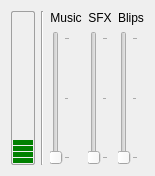
<?xml version="1.0" encoding="UTF-8"?>
<ui version="4.0">
 <class>Mixer</class>
 <widget class="QWidget" name="Mixer">
  <property name="geometry">
   <rect>
    <x>0</x>
    <y>0</y>
    <width>146</width>
    <height>176</height>
   </rect>
  </property>
  <property name="sizePolicy">
   <sizepolicy hsizetype="Maximum" vsizetype="Maximum">
    <horstretch>0</horstretch>
    <verstretch>0</verstretch>
   </sizepolicy>
  </property>
  <property name="maximumSize">
   <size>
    <width>170</width>
    <height>300</height>
   </size>
  </property>
  <property name="windowTitle">
   <string>Form</string>
  </property>
  <layout class="QGridLayout" name="gridLayout">
   <item row="0" column="2">
    <widget class="QLabel" name="label_music">
     <property name="text">
      <string>Music</string>
     </property>
     <property name="alignment">
      <set>Qt::AlignCenter</set>
     </property>
    </widget>
   </item>
   <item row="0" column="3">
    <widget class="QLabel" name="label_sfx">
     <property name="text">
      <string>SFX</string>
     </property>
     <property name="alignment">
      <set>Qt::AlignCenter</set>
     </property>
    </widget>
   </item>
   <item row="0" column="4">
    <widget class="QLabel" name="label_blips">
     <property name="text">
      <string>Blips</string>
     </property>
     <property name="alignment">
      <set>Qt::AlignCenter</set>
     </property>
    </widget>
   </item>
   <item row="1" column="2">
    <widget class="QSlider" name="music_slider">
     <property name="focusPolicy">
      <enum>Qt::TabFocus</enum>
     </property>
     <property name="maximum">
      <number>100</number>
     </property>
     <property name="orientation">
      <enum>Qt::Vertical</enum>
     </property>
     <property name="tickPosition">
      <enum>QSlider::TicksBelow</enum>
     </property>
     <property name="tickInterval">
      <number>50</number>
     </property>
    </widget>
   </item>
   <item row="1" column="3">
    <widget class="QSlider" name="sfx_slider">
     <property name="focusPolicy">
      <enum>Qt::TabFocus</enum>
     </property>
     <property name="maximum">
      <number>100</number>
     </property>
     <property name="orientation">
      <enum>Qt::Vertical</enum>
     </property>
     <property name="tickPosition">
      <enum>QSlider::TicksBelow</enum>
     </property>
     <property name="tickInterval">
      <number>50</number>
     </property>
    </widget>
   </item>
   <item row="1" column="4">
    <widget class="QSlider" name="blips_slider">
     <property name="focusPolicy">
      <enum>Qt::TabFocus</enum>
     </property>
     <property name="maximum">
      <number>100</number>
     </property>
     <property name="orientation">
      <enum>Qt::Vertical</enum>
     </property>
     <property name="tickPosition">
      <enum>QSlider::TicksBelow</enum>
     </property>
     <property name="tickInterval">
      <number>50</number>
     </property>
    </widget>
   </item>
   <item row="0" column="1" rowspan="2">
    <widget class="Line" name="line">
     <property name="orientation">
      <enum>Qt::Vertical</enum>
     </property>
    </widget>
   </item>
   <item row="0" column="0" rowspan="2">
    <widget class="QProgressBar" name="master_level">
     <property name="styleSheet">
      <string notr="true">QProgressBar {
border: 1px solid palette(dark);
border-radius: 2px;
background-color: transparent;
}

QProgressBar::chunk {
background-color: green;
height: 5px;
margin-top: 0px;
margin-bottom: 1px;
margin-left: 1px;
margin-right: 1px;
}</string>
     </property>
     <property name="maximum">
      <number>100</number>
     </property>
     <property name="value">
      <number>15</number>
     </property>
     <property name="alignment">
      <set>Qt::AlignCenter</set>
     </property>
     <property name="textVisible">
      <bool>false</bool>
     </property>
     <property name="orientation">
      <enum>Qt::Vertical</enum>
     </property>
    </widget>
   </item>
  </layout>
 </widget>
 <resources/>
 <connections/>
</ui>
